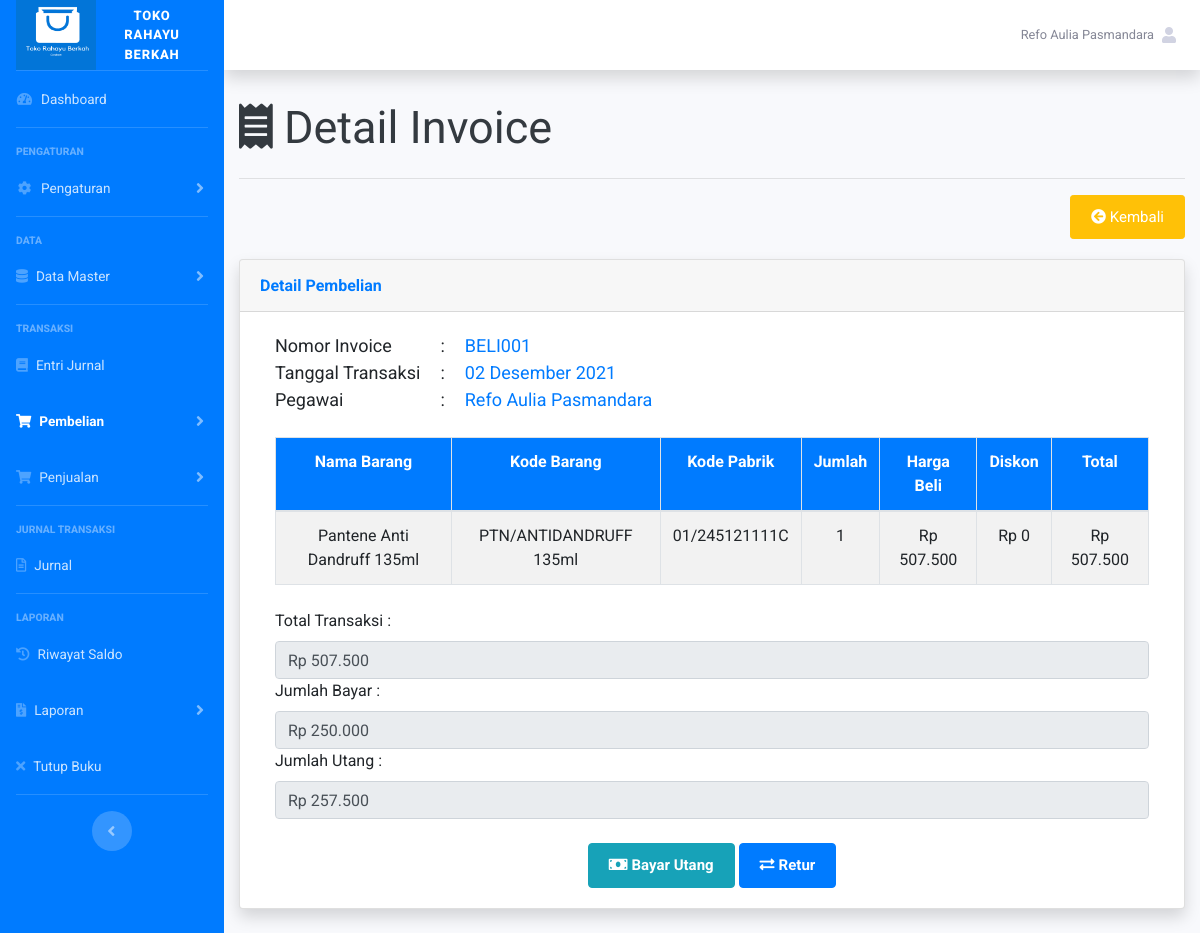
Page /Pembelian/Pembelian/detailTransaksiPembelian/BELI001/2021-12-02 on the committed database.
### tables this page shows
CREATE TABLE `tb_perusahaan` (
  `id_perusahaan` int(1) NOT NULL,
  `nama_perusahaan` varchar(30) DEFAULT NULL,
  `alamat_perusahaan` varchar(60) DEFAULT NULL,
  `kota` varchar(20) DEFAULT NULL,
  `provinsi` varchar(20) DEFAULT NULL,
  `kode_pos` varchar(6) DEFAULT NULL,
  `telp_perusahaan1` varchar(13) DEFAULT NULL,
  `telp_perusahaan2` varchar(13) DEFAULT NULL,
  `email_perusahaan` varchar(30) DEFAULT NULL,
  `logo` text DEFAULT NULL
);

CREATE TABLE `tb_user` (
  `id_user` int(2) NOT NULL,
  `username` varchar(20) NOT NULL,
  `password` varchar(100) NOT NULL,
  `nama_user` varchar(25) NOT NULL,
  `alamat_user` varchar(60) NOT NULL,
  `telp_user` varchar(15) NOT NULL,
  `role_id` int(1) NOT NULL COMMENT '1 : admin. 2 : pegawai'
);

CREATE TABLE `tb_setting` (
  `id_setting` int(1) NOT NULL,
  `tanggal_pembukuan` date NOT NULL,
  `kode_transaksi` varchar(20) NOT NULL,
  `kode_entry` varchar(20) NOT NULL
);

CREATE TABLE `tb_barang` (
  `id_barang` int(3) NOT NULL,
  `kode_barang` varchar(25) NOT NULL,
  `kode_pabrik` varchar(25) NOT NULL,
  `id_supplier` int(3) NOT NULL,
  `nama_barang` varchar(40) NOT NULL,
  `id_satuanbeli` int(3) NOT NULL,
  `id_satuanjual` int(3) NOT NULL,
  `harga_jual` int(10) NOT NULL,
  `harga_beli` int(10) NOT NULL,
  `hpp` int(10) NOT NULL,
  `stok_beli` float NOT NULL,
  `stok_jual` float NOT NULL,
  `nilai_konversi` float NOT NULL,
  `id_kategori` int(3) NOT NULL
);

### application/views/v_admin/Pembelian/detailInvoicePembelian.php (the view, shortened to what the rows shown need)
<div class="container-fluid">
    <div class="row">
        <div class="col-lg-12">
            <div class="card shadow mb-4">
                <div class="card-body">
                    <div class="col-lg-12">
                        <?php foreach ($jurnal as $j) : ?>
                            <?php if ($j->jenis_transaksi == 'Pembelian' || $j->jenis_transaksi == 'Utang Awal') { ?>
                                <table class="mb-4">
                                    <tbody>
                                        <tr>
                                            <td class="detail-invoice">
                                                <?php foreach ($setting as $set) { ?>
                                                    <?php echo $set->kode_transaksi ?>
                                                <?php } ?>
                                            </td>
                                            <td class="detail-invoice">:</td>
                                            <td class="detail-invoice"><span class="text-primary"><?= $j->kode_jurnal ?></span></td>
                                        </tr>
                                        <tr>
                                            <td class="detail-invoice">
                                                Tanggal Transaksi
                                            </td>
                                            <td class="detail-invoice">:</td>
                                            <td class="detail-invoice"><span class="text-primary"><?php echo format_indo(date('Y-m-d', strtotime($j->tanggal_transaksi))) ?></span></td>
                                        </tr>
                                        <tr>
                                            <td class="detail-invoice">
                                                Pegawai
                                            </td>
                                            <td class="detail-invoice">:</td>
                                            <td class="detail-invoice">
                                                <?php foreach ($getDataPegawai as $gp) { ?>
                                                    <span class="text-primary"><?= $gp->nama_user ?>
                                                    <?php } ?>
                                                    </span>
                                            </td>
                                        </tr>
                                    </tbody>
                                </table>
                            <?php } ?>
                        <?php endforeach ?>
                        <div class="table-responsive">
                            <table class="table table-bordered table-striped mb-4" id="">
                                <thead class="text-center bg-primary text-white font-weight-bold">
                                    <td>Nama Barang</td>
                                    <td>Kode Barang</td>
                                    <td>Kode Pabrik</td>
                                    <td>Jumlah</td>
                                    <td>Harga Beli</td>
                                    <td>Diskon</td>
                                    <td>Total</td>
                                </thead>
                                <tbody class="text-center">
                                    <?php foreach ($listBarang as $k) : ?>
                                        <tr>
                                            <td>
                                                <?= $k->nama_barang; ?>
                                            </td>
                                            <td>
                                                <?= $k->kode_barang; ?>
                                            </td>
                                            <td>
                                                <?= $k->kode_pabrik; ?>
                                            </td>
                                            <?php if ($k->qtyRetur == 0) { ?>
                                                <td>
                                                    <?= $k->qty_beli; ?>
                                                </td>
                                            <?php } else { ?>
                                                <td>
                                                    <?= $k->totalQtyBeli; ?>
                                                </td>
                                            <?php } ?>
                                            <td>Rp <?= number_format($k->harga_beli, 0, ',', '.') ?></td>
                                            <td>
                                                Rp <?= $k->diskon_beli; ?>
                                            </td>
                                            <?php if ($k->qtyRetur == 0) { ?>
                                                <td>
                                                    Rp <?= number_format($k->total_beli, 0, ',', '.'); ?>
                                                </td>
                                            <?php } else { ?>
                                                <td>
                                                    Rp <?= number_format($k->totalTransaksi, 0, ',', '.'); ?>
                                                </td>
                                            <?php } ?>
                                        </tr>
                                    <?php endforeach ?>
                                </tbody>
                            </table>
                        </div>
                    </div>
                </div>
            </div>
        </div>
    </div>
</div>

### application/views/template/sidebar.php (shortened to what the rows shown need)
<body id="page-top">
    <div id="wrapper">
        <ul class="navbar-nav bg-primary sidebar sidebar-dark accordion" id="accordionSidebar">
            <a class="sidebar-brand d-flex align-items-center justify-content-center" href="<?php echo base_url('Pengaturan/Perusahaan/formProfil') ?>">
                <div class="sidebar-brand-icon">
                    <?php foreach ($profil as $pr) { ?>
                        <img src="<?php echo base_url('/uploads/') . $pr->logo ?>" class="logo">
                    <?php } ?>
                </div>
                <?php foreach ($profil as $pr) { ?>
                    <div class="sidebar-brand-text mx-3" style="font-size:13px;"><?php echo $pr->nama_perusahaan ?></div>
                <?php } ?>
            </a>
        </ul>
        <div id="content-wrapper" class="d-flex flex-column">
            <div id="content">
                <nav class="navbar navbar-expand navbar-light bg-white topbar mb-4 static-top shadow">
                    <ul class="navbar-nav ml-auto">
                        <li class="nav-item dropdown no-arrow">
                            <a class="nav-link dropdown-toggle" href="#" id="userDropdown" role="button" data-toggle="dropdown" aria-haspopup="true" aria-expanded="false">
                                <span class="mr-2 d-none d-lg-inline text-gray-600 small"><?php echo ($this->fungsi->user_login()->nama_user) ?></span>
                                <i class="fas fa-user"></i>
                            </a>
                        </li>
                    </ul>
                </nav>

### rows in the picture
tb_perusahaan: logo (picture), nama_perusahaan "TOKO RAHAYU BERKAH"
tb_user: nama_user "Refo Aulia Pasmandara"
tb_setting: kode_transaksi "Nomor Invoice"
tb_barang: nama_barang "Pantene Anti Dandruff 135ml", kode_barang "PTN/ANTIDANDRUFF 135ml", kode_pabrik "01/245121111C", qty_beli "1", harga_beli "507.500", diskon_beli "0", total_beli "507.500"

### other values in the picture
$j->kode_jurnal "BELI001"
format_indo(date('Y-m-d', strtotime($j->tanggal_transaksi))) "02 Desember 2021"
